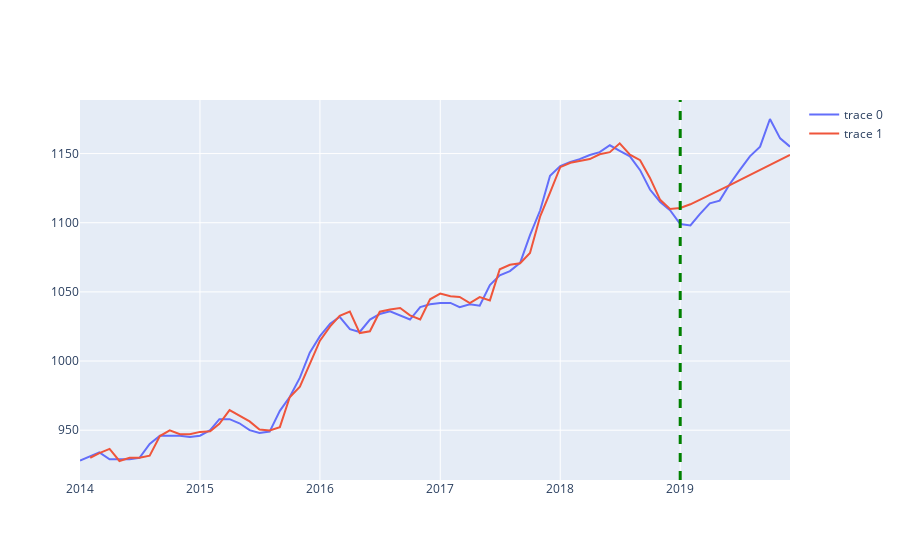

This figure's notebook cell:
### Code cell
plot_arima('01013', pred_dict)
